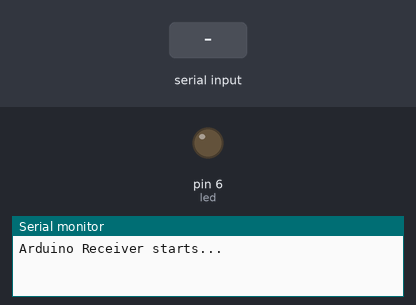
The program below on a simulated Arduino Uno, built with avr-gcc and run on an emulated ATmega328P. Parts: output pins drawn as LEDs (lit = HIGH), the last lines printed to the serial monitor. Inputs (shaded band) come from the test bench.

Above: at 1.2 s.
1.3 s: "btn" received over the second serial link
At 3.0 s:
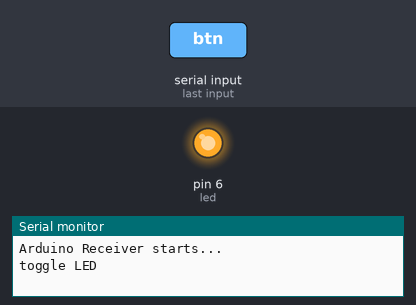
Timing chart, 0 to 4.5 s (numbered marks = the images above; inputs shaded):
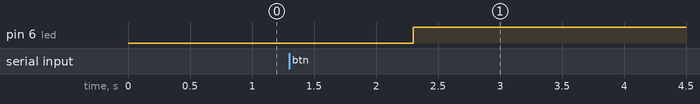

The program:

main.cpp
```cpp
/*
        _          _ ______ _____ _____
       (_)        | |  ____|  __ \_   _|
  _ __  ___  _____| | |__  | |  | || |
 | '_ \| \ \/ / _ \ |  __| | |  | || |
 | |_) | |>  <  __/ | |____| |__| || |_
 | .__/|_/_/\_\___|_|______|_____/_____|
 | |
 |_|

www.pixeledi.eu | https://linktr.ee/pixeledi
Arduino UNO to Arduino UNO via UART | V1.0 | 05.2023
*/

#include <Arduino.h>
#include <SoftwareSerial.h>
// Receiver
const byte rxPin = 2;
const byte txPin = 3;
SoftwareSerial arduinoUnoReceiver(rxPin, txPin);

const byte led = 6;

void setup()
{
  Serial.begin(115200);
  arduinoUnoReceiver.begin(9600);
  Serial.println("Arduino Receiver starts...");
  pinMode(led, OUTPUT);
}

void loop()
{

  // while(arduinoUnoReceiver.available()){
  //   String uartmsg=Serial.readString();
  //    Serial.println(uartmsg);
  // }
  if (arduinoUnoReceiver.available())
  {                                                        // Check if data is available to read
    String receivedData = arduinoUnoReceiver.readString(); // Read the incoming data

    // no whitespace or linebreaks
    receivedData.trim();

    if (receivedData == "btn")
    {
      // toggle LED
      digitalWrite(led, !digitalRead(led));

      Serial.println("toggle LED");
    }
  }
}
```

Measured:
- after the input at 1.3 s, pin 6 (led): LOW → HIGH after 1.0 s
